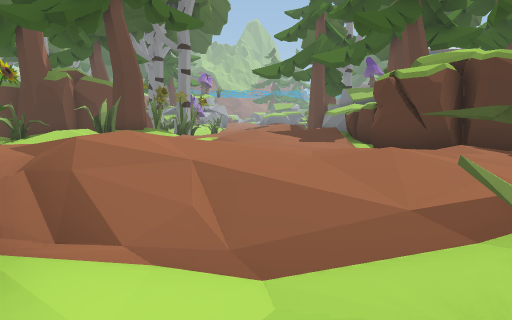
view 1 (above)

24 first-person views from a walk through a Unity game level. The camera is 1.5 m above the floor, tilts 6° down and sees 70° across. The floor is counted in squares, 2 m on a side. Each view is taken from the middle of a square. On the plan, view 1 faces up. The plan holds only what a view shows up to about 11 squares ahead; the rest is blank. The place goes on beyond the plan. The player is left out. Some animated figures are left out.

view 2
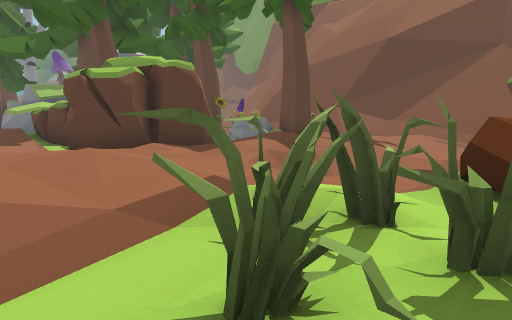

view 3
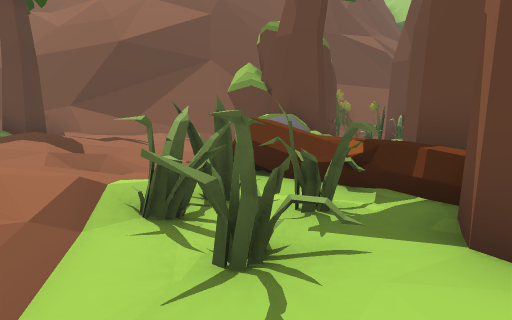

view 4
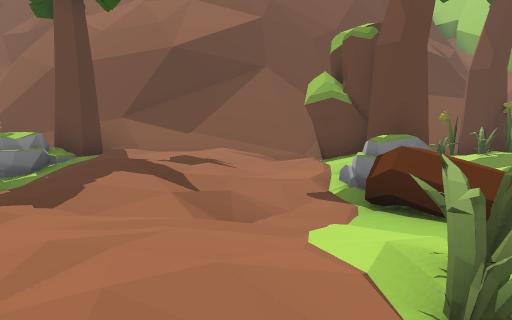

view 5
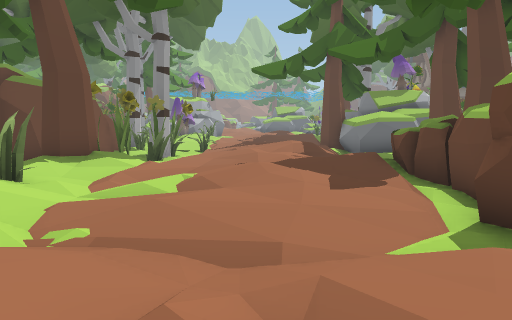

view 6
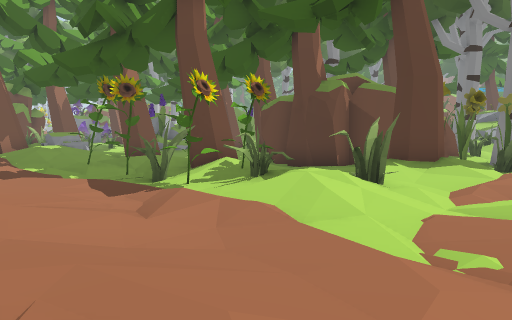

view 7
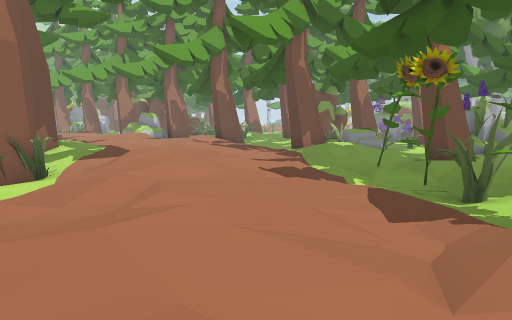

view 8
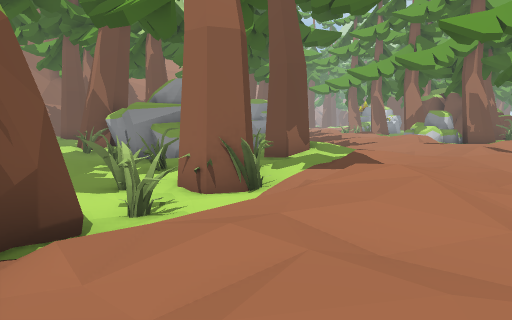

view 9
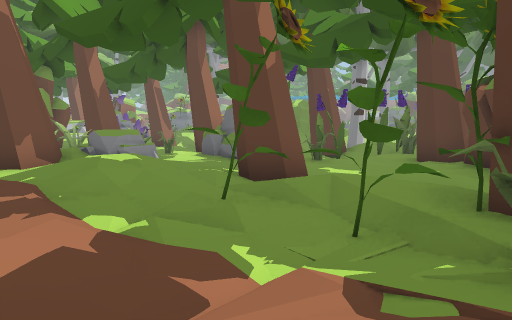

view 10
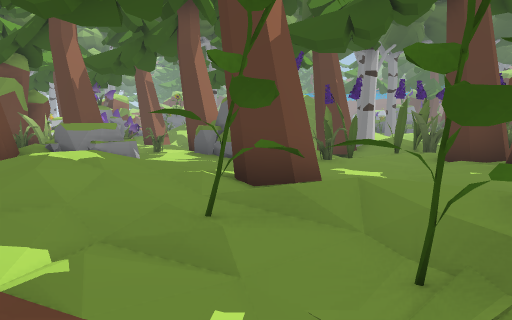

view 11
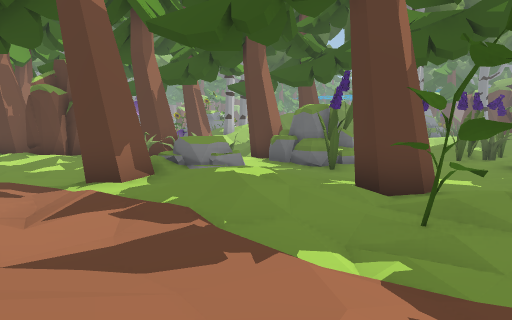

view 12
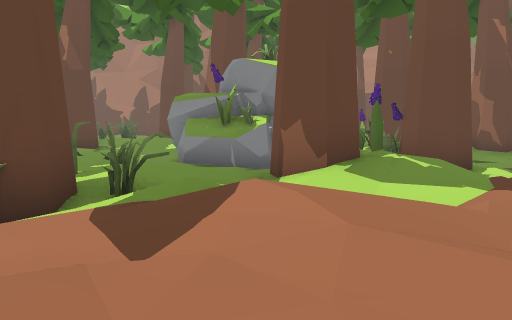

view 13
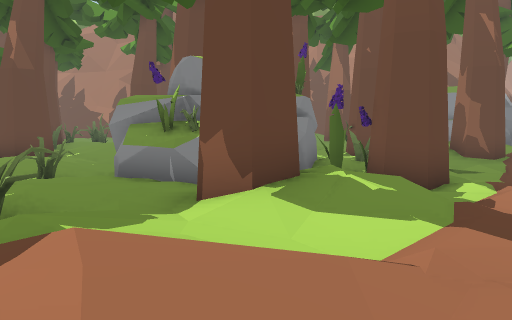

view 14
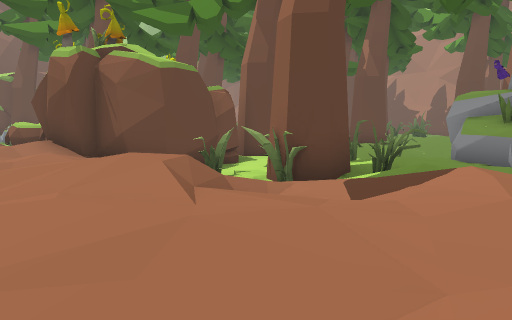

view 15
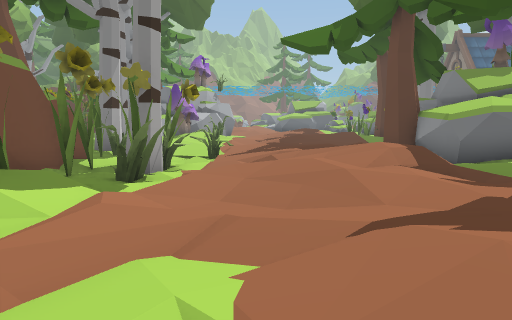

view 16
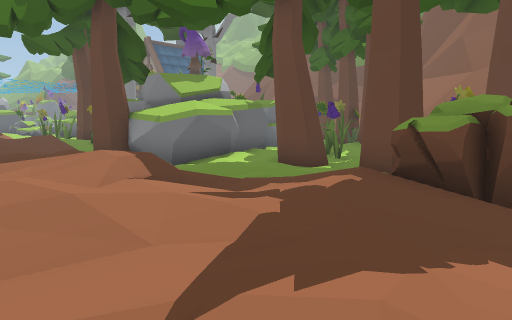

view 17
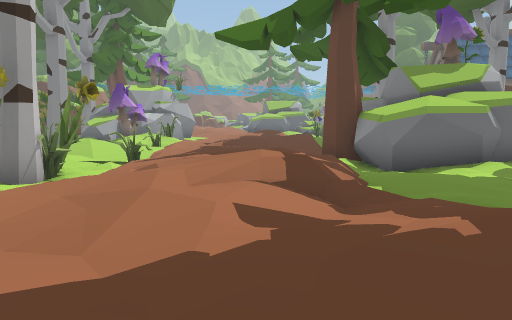

view 18
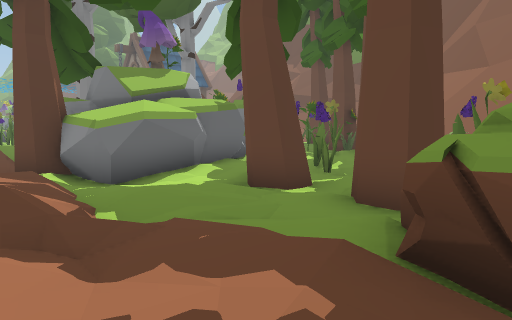

view 19
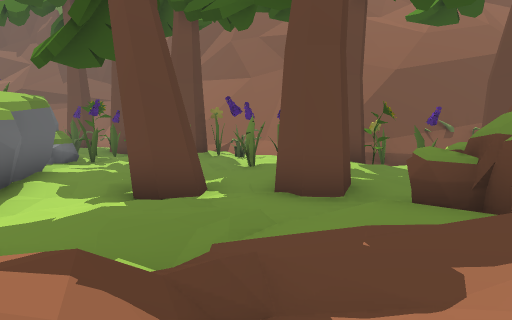

view 20
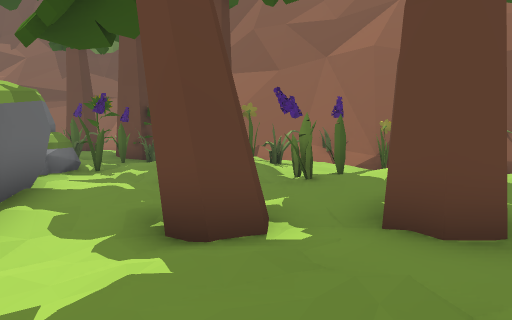

view 21
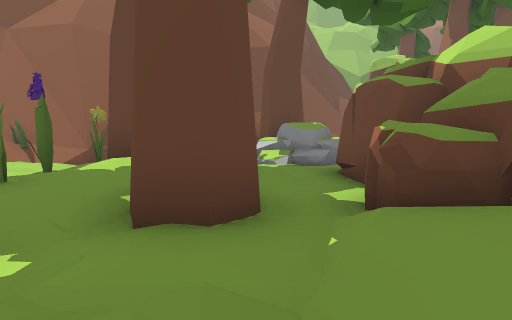

view 22
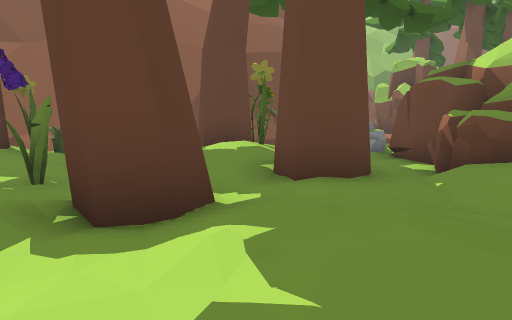

view 23
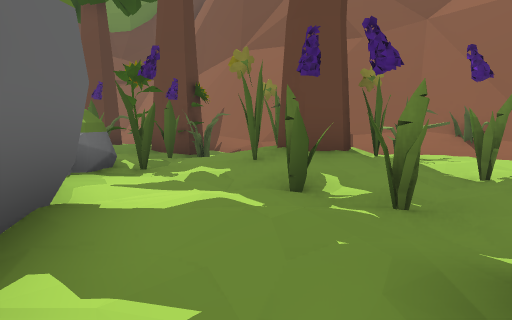

view 24
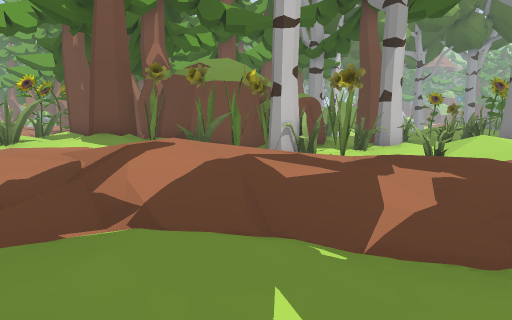

### Floor plan
Key: @ floor where view 1 was taken; # wall or solid block; x gap in a wall; . main floor; : floor 0.25 m higher than the main floor; - floor 0.25 m lower than the main floor; + floor 0.5 m higher than the main floor; _ floor 0.5 m lower than the main floor; * floor 0.75 m higher than the main floor; % floor 1 m higher than the main floor; / step, stairs or slope; = window, fence, low wall or low ledge; R rock.
Columns run from 19 left of view 1 to 13 right of it. Each row starts with its distance up from view 1.
 21               x/-.::::/
 20               #.--..  ##    RR ##
 19              .#-##:++ .# ###.R.##
 18              ##-#-:++//###..-..-#
 17       #-      #.#-/+++/--...-#:.#
 16      -#-      #--.//*/...#-##:###
 15     ##.-##    ###/++%/.:.#---.#.#
 14    R-#--.#   ##/.::*/....-...-./#
 13  RRR-----. ###+#/..++:///#:+.-.##
 12 --RR#----- -../#+::+**##..#+# ###
 11 #-------  ....:::.:+++###..:# #
 10     ..#.::##+:+#.:/+::.###..#-#
  9    R.::./###x#//:.:::.-# #-RR-#
  8   =:/*/.####:#/+./::.-####-R###
  7 ..##:*///--../:::/.--.###-.::##
  6 -.-.::.::..::/:..::/::/://-:+/#
  5  ....:.:+:/++++/+* +++:/+*/:+/#
  4      +/++**+++**+/%*++::/++::+#
  3 +:+ ++*+/%*+/:*  //++:.--:.-..#
  2 *++::++:////######//##._-/.-./#
  1   +.://+./--#     --=##/#RR/###
  0   .:::++.#-_#      @-#==#RR###
 -1   .:/#..:##-##      ####  ####
 -2  :.//#.::#---#            #=
 -3  .-   ..:.-  #              ..
 -4 --#/####-#.                 .:#
 -5 -- /#  ##...
 -6    :#   .-.:
 -7   ..     -.
 -8   #      ..

Positions as (right, up) in squares from view 1, and headings:
1: (0, 0), facing up
2: (0, 0), facing up-right
3: (-1, 1), facing right
4: (0, 3), facing right
5: (0, 4), facing up
6: (-1, 4), facing up-left
7: (-3, 5), facing left
8: (-6, 5), facing down-left
9: (-8, 5), facing up-left
10: (-9, 6), facing up-left
11: (-10, 4), facing up-left
12: (-13, 4), facing down
13: (-14, 3), facing down
14: (-14, 5), facing down-right
15: (-1, 9), facing up
16: (-1, 10), facing up-right
17: (1, 10), facing up
18: (1, 11), facing up-right
19: (0, 14), facing right
20: (2, 15), facing right
21: (3, 15), facing down-right
22: (3, 17), facing down-right
23: (5, 17), facing right
24: (5, 16), facing left
